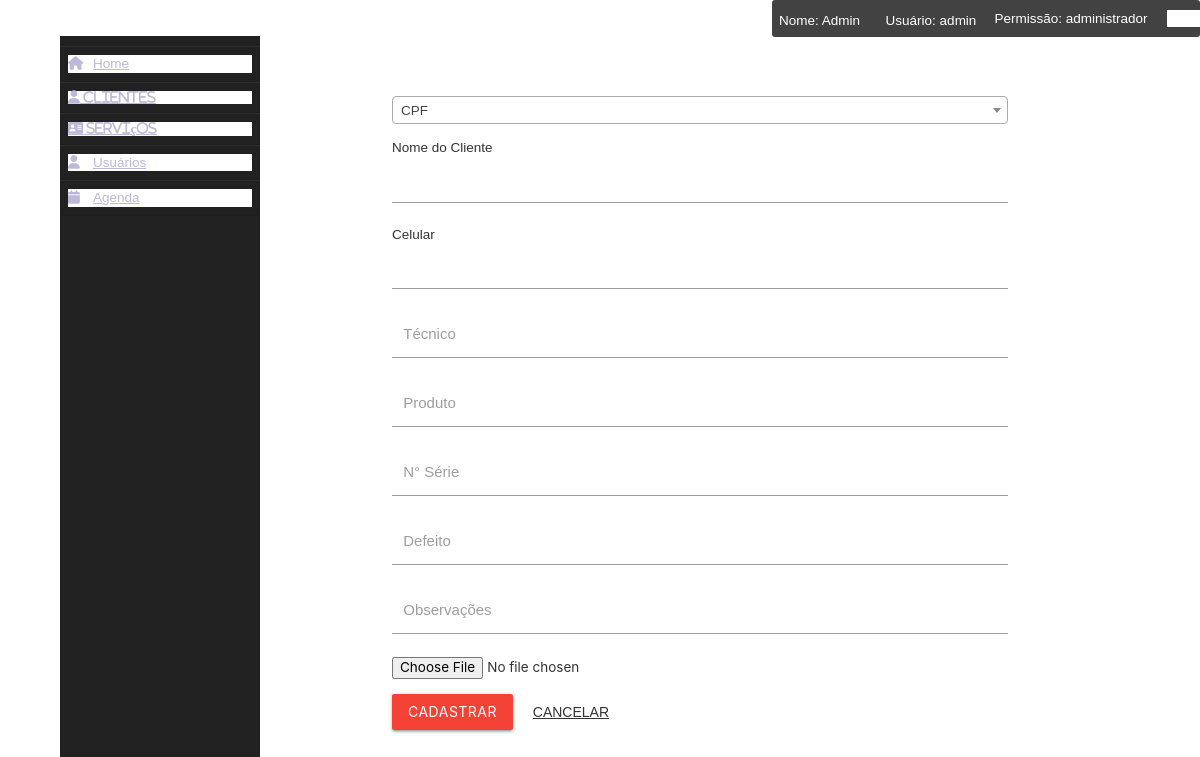
The page /gerenciar_serviços/textselect.php (signed in) on the database its author committed.
### tables this page shows
CREATE TABLE `tela_login` (
  `id` int(11) NOT NULL,
  `nome` varchar(255) NOT NULL,
  `login` varchar(250) NOT NULL,
  `senha` varchar(255) NOT NULL,
  `tipo` varchar(25) NOT NULL
);

### includes/verificacao_login.php (called while the page is built, shortened)
<?php
require_once '../php_action/db_connect.php';
$id = $_SESSION['id_usuario'];
$sql = "SELECT * FROM tela_login WHERE id = '$id'";
$resultado = mysqli_query($connect, $sql);
if (mysqli_num_rows($resultado) > 0) {
	while ($dados = mysqli_fetch_array($resultado)) {
		$nomeUser = $dados['nome'];
		$tipoUser = $dados['tipo'];
		$userName = $dados['login'];
	}
}

### gerenciar_serviços/textselect.php (the view, shortened to what this page needs)
<?php
include_once '../includes/header.php';
?>
<link href="https://cdnjs.cloudflare.com/ajax/libs/select2/4.0.12/css/select2.min.css" rel="stylesheet" />
<div class="col container s10">
    <form action="../php_action/cadastrar_serviço.php" method="POST" enctype="multipart/form-data" style="margin-bottom: 3rem; margin-top: 4rem;">
        <div class="input-field col s6 m6 l6">
        </div>
        <div class="input-field col s12">
            Nome do Cliente<input type="text" name="nome" id="nome">
        </div>
        <div class="input-field col s12">
            Celular<input type="text" name="telefone" id="telefone">
        </div>
        <div class="input-field col s12">
            <input type="text" name="tec" id="tec">
            <label for="tec">Técnico</label>
        </div>
        <div class="input-field col s12">
            <input type="text" name="produto" id="produto">
            <label for="produto">Produto</label>
        </div>
        <div class="input-field col s12">
            <input type="text" name="serie" id="serie">
            <label for="serie">N° Série</label>
        </div>
        <div class="input-field col s12">
            <input type="text" name="defeito" id="defeito">
            <label for="defeito">Defeito</label>
        </div>
        <div class="input-field col s12">
            <input type="text" name="observacao" id="observacao">
            <label for="observacao">Observações</label>
        </div>
        <div class="input-field col s12">
            <input type="file" name="imagem" id="imagem">
        </div>
        <button type="submit" name="btn-add" class="btn red">CADASTRAR</button>
        <a href="#!" class="modal-action modal-close waves-effect waves-green btn-flat">Cancelar</a>
    </form>
</div>

### includes/header.php (shortened to what this page needs)
<?php include '../includes/verificacao_login.php'; ?>
<!DOCTYPE html>
<html lang="pt-br">
<head>
  <link rel="stylesheet" href="../modo_noturno/style.css">
  <link href="../includes/icon.css" rel="stylesheet">
  <link rel="stylesheet" href="../includes/materialize.min.css">
  <link rel="stylesheet" href="../includes/style.css">
</head>
<body>
  <div class="wrapper">
    <div class="user" style="position: fixed; right: 0; top: 0; z-index: 100; background-color: #424242; color: white;display: flex; align-items: center;border-radius: .2rem;">
      <p style="padding: .8rem 1.2rem .5rem .5rem;">Nome: <?php echo $nomeUser; ?></p>
      <p style="padding: .8rem 1.2rem .5rem .5rem;">Usuário: <?php echo $userName; ?></p>
      <p style="padding-right:.5rem;">Permissão: <?php echo $tipoUser; ?></p>
      <a href="http://localhost/tcc/login/" style="padding-right:.5rem;color: white; font-weight: 600; margin-left: .8rem;">Sair</a>
    </div>
    <div class="sidebar">
      <ul>
        <li><a href="../menu/menu.php"><i class="fas fa-home"></i>Home</a></li>
        <div class="menu-departamento" style="color: white;">
          <li class=""><a class=' fas fa-user' href='../gerenciar_cliente'> Clientes</a></li>
          <li class="lista"><a class=' fas fa-address-card' href='#'> Serviços</a></li>
          <?php if ($tipoUser == 'administrador') : ?>
          <li class="lista"><a href="#"><i class="fas fa-user"></i>Usuários</a></li>
          <?php endif; ?>
        </div>
        <li><a href="../calendar_2/index.php"><i class="fas fa-calendar"></i>Agenda</a></li>
      </ul>
    </div>
    <div class="main_content">

### modo_noturno/style.css (style rules this page uses)
*, *::before, *::after { box-sizing: border-box; }
:root { --clr-light: #fffff2; --clr-dark: #011411; --clr-primary: #2a2c27; --clr-secondary: #2b3332; --clr-accent: #ff7750; --foreground: var(--clr-dark); --background: var(--clr-light); --ff-title: "Playfair Display", serif; --ff-body: "Assistant", sans-serif; }
body { background: var(--background); color: var(--foreground); font-family: var(--ff-body); font-size: 18px; line-height: 1.6; }
.btn { padding: 1em 2em; text-decoration: none; text-transform: uppercase; border-radius: 5px; position: relative; display: inline-block; line-height: 1; }
.btn::after { content: ""; position: absolute; width: 100%; height: 100%; left: -4px; top: 4px; border-radius: inherit; z-index: -1; }

### includes/header.php (style rules this page uses)
* { margin: 0; padding: 0; box-sizing: border-box; list-style: none; text-decoration: none; }
.wrapper { display: flex; position: relative; }
.wrapper .sidebar { width: 200px; height: 100%; background: #212121; padding: 10px 0px; position: fixed; }
.wrapper .sidebar ul li { padding: 8px; border-bottom: 1px solid #bdb8d7; border-bottom: 1px solid rgba(0, 0, 0, 0.05); border-top: 1px solid rgba(255, 255, 255, 0.05); }
.wrapper .sidebar ul li a { color: #bdb8d7; display: block; }
.wrapper .sidebar ul li a .fas { width: 25px; }
.wrapper .main_content { width: 100%; margin-left: 200px; }

### rows shown on the page
tela_login: nome "Admin", login "admin", tipo "administrador"
